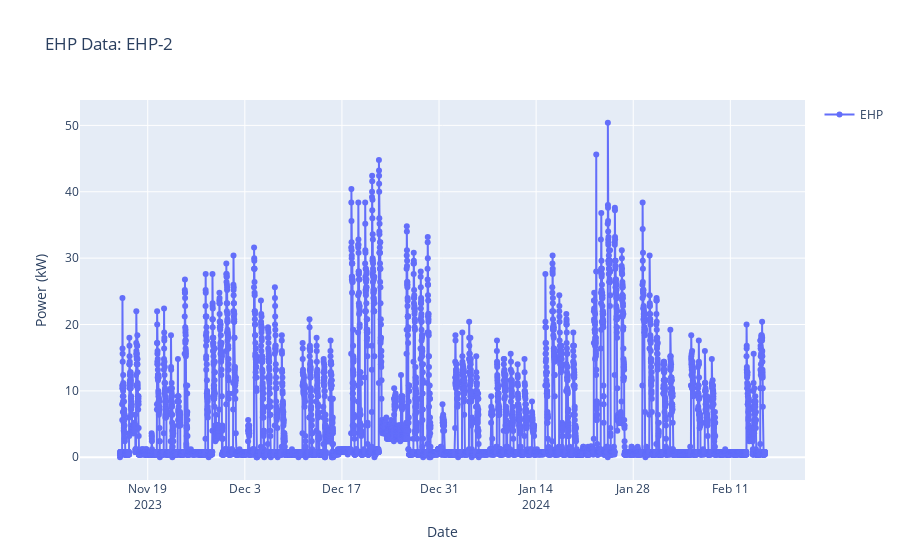

Here is the notebook cell this chart was saved with:
### Markdown cell above
### EHP 데이터 클렌징(분석 기간 데이터)

### Code cell
######## 3. 특정 EHP 선택
device_name_EHP = 'EHP-2'  # target EHP name
devID, device_name = 2003, 'EHP-2'  # 교실, 행정실, 교무실 등
########

# 선택된 EHP의 분석 기간 데이터에 대한 클렌징 실시

tag_dict = {30001: '현재 출력', 40004: '전체누적사용량_차', 40007: '역송전력량', 50001: '역률', 202202: 'selfcheck'}
Util.print_tagCD(df_raw_all, devID)

# 순간 변동에 민감한 {30001: '현재 출력'} 대신에, 전체누적사용량_차를 사용하여 전력 오류 줄이기
#tag_dict = {30001: '현재 출력'}
tag_dict = {40004: '전체누적사용량_차'}  
tag_dict = {key: f"{value}@{device_name}" for key, value in tag_dict.items()}
# dictionary를 이용해 각 태그 데이터를 선택
tags = {key: Util.select_devID_tagCD(df_raw_all, devID, tagCD=key) for key in tag_dict.keys()}
df_temp = Util.calc_tagCD_diff(tags[40004])  # '전체누적사용량_차'
df_temp['colec_val'] = df_temp['colec_val'] * 1/0.25 # kwH에서 kW로 변환(15분 단위)
tags[40004] = df_temp

# 그래프를 그리기 위해 필요한 데이터를 리스트로 변환
tag_data = [tags[key] for key in tag_dict.keys()]
tag_names = [tag_dict[key] for key in tag_dict.keys()]
Util.plot_dfL_devID_tagCD(tag_data, tag_names, device_name, createFig=False)

df_EHP_raw = pd.DataFrame(data=tag_data[0]['colec_val'].values, index=tag_data[0]['colec_dt'], columns=['value'])
# 음수 보정 --> 음수는 결측치로 처리하고, 이후 한꺼번에 보간 처리
df_EHP_raw.loc[df_EHP_raw['value'] < 0, 'value'] = np.nan
# df_EHP 선형 보간
df_EHP, df_EHP_is_missing, df_EHP_nan_counts_df, df_EHP_missing_ratio = DP.preprocess(df_EHP_raw, points=4, freqInterval='15min', only_cleansing=True, fill_method='time')  # 시간 고려 선형 보간

### EHP 피팅 구간을 찾기 위해 전체 데이터 플롯
fig = go.Figure()
fig.add_trace(go.Scatter(x=df_EHP.index, y=df_EHP['value'], mode='lines+markers', name='EHP'))
fig.update_layout(title=f'EHP Data: {device_name}', xaxis_title='Date', yaxis_title='Power (kW)', showlegend=True)
fig.show()

### Figure 1 — Plotly figure (JSON) as saved in the notebook; plotly's stock layout.template omitted (floating-point values rounded to 4 significant figures; data arrays with more than 128 entries replaced by an {"elided": "..."} marker saying what was removed)
{"data": [{"mode": "lines+markers", "name": "EHP", "type": "scatter", "x": {"elided": "8929 str values"}, "y": {"elided": "8929 float values"}}], "layout": {"showlegend": true, "title": {"text": "EHP Data: EHP-2"}, "xaxis": {"title": {"text": "Date"}}, "yaxis": {"title": {"text": "Power (kW)"}}}}
